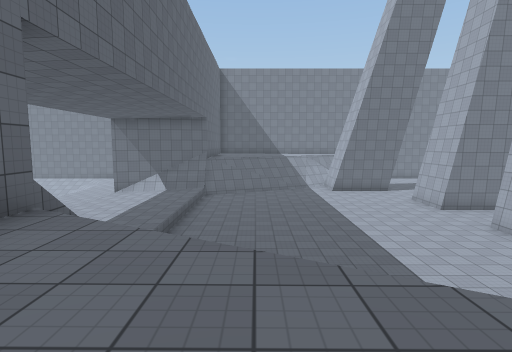
[1] (above)

21 first-person views from a walk through a 3-D level made in the Unity game engine. The camera is 1.4 m above the floor, tilts 6° down and sees 80° across. The floor is counted in squares, 2 m on a side. Each view is taken from the middle of a square. On the plan, view 1 faces up. The plan holds only what a view shows up to about 10 squares ahead; the rest is blank. The place goes on beyond the plan. The player is left out. Some surface patterns are stand-ins.

[2]
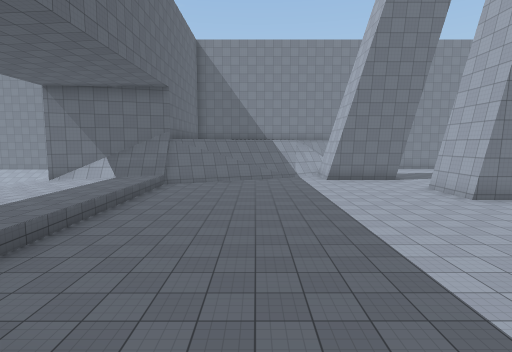

[3]
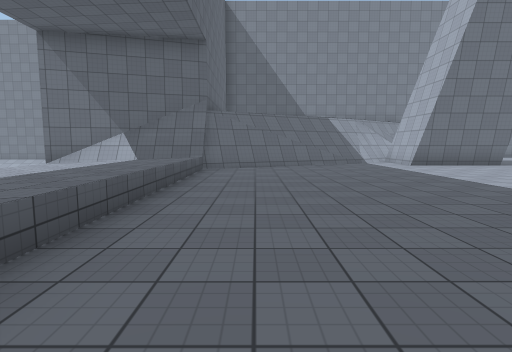

[4]
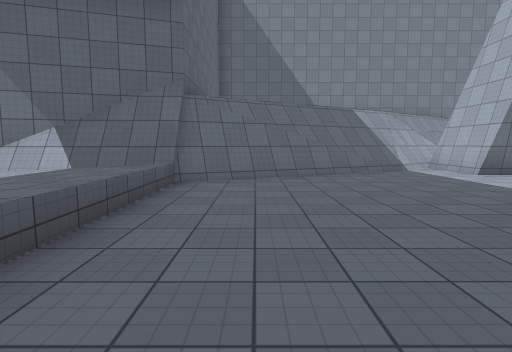

[5]
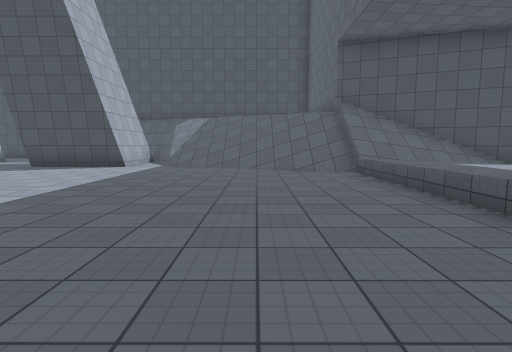

[6]
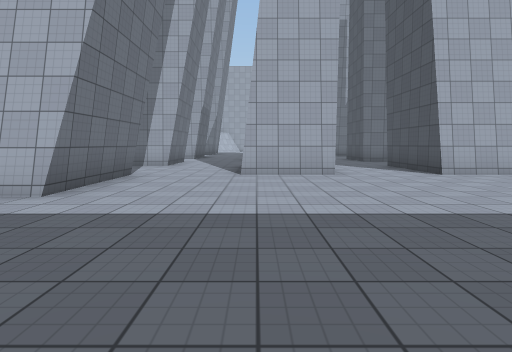

[7]
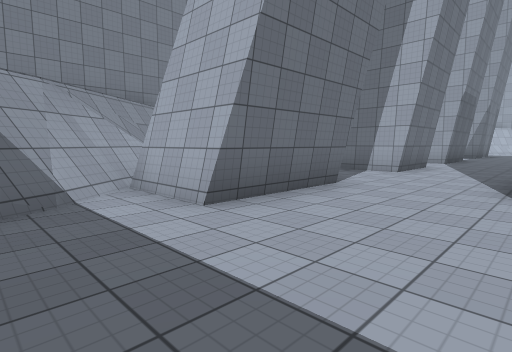

[8]
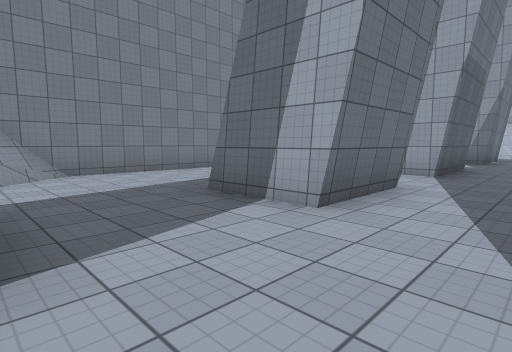

[9]
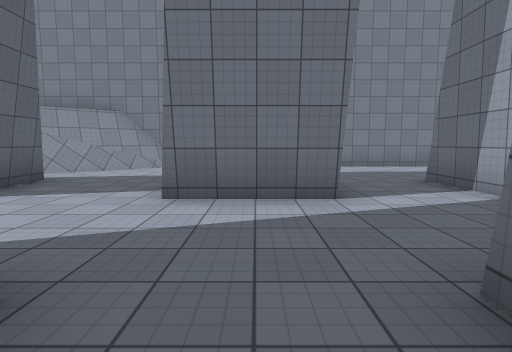

[10]
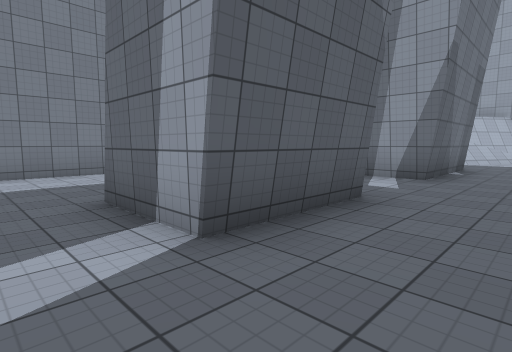

[11]
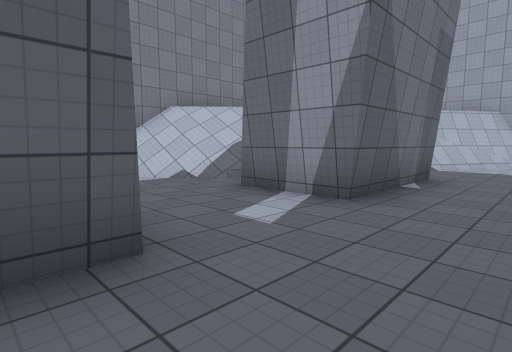

[12]
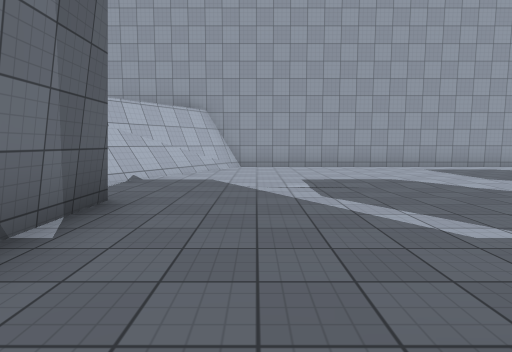

[13]
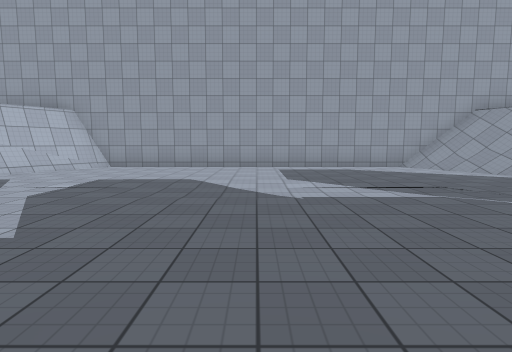

[14]
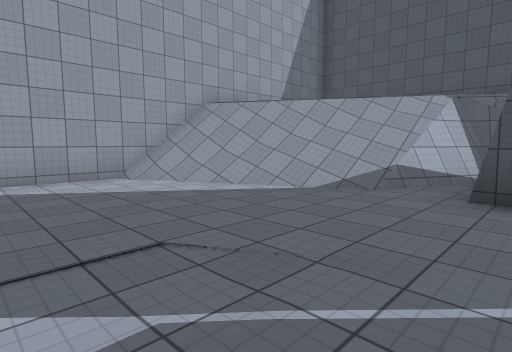

[15]
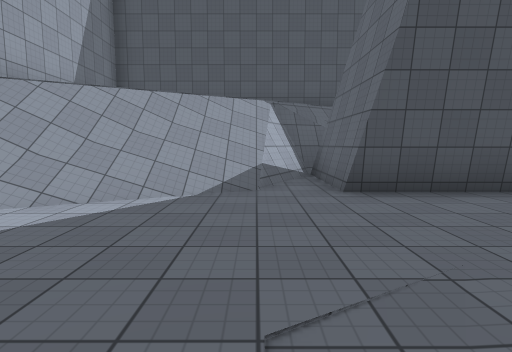

[16]
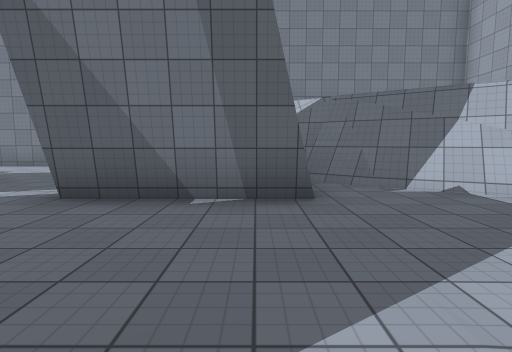

[17]
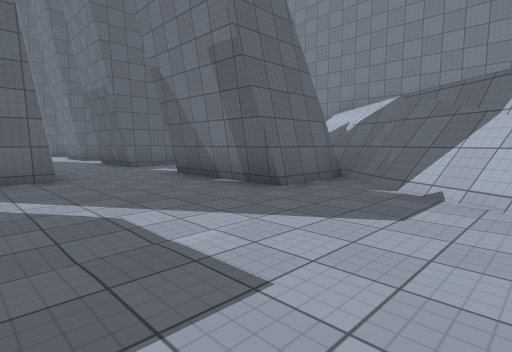

[18]
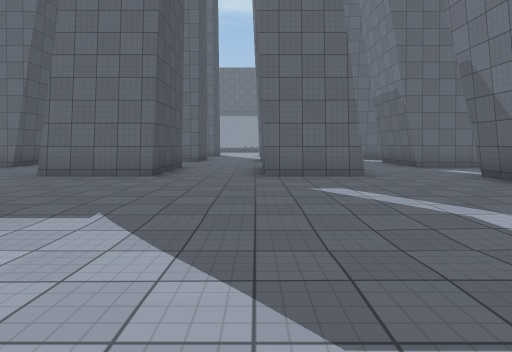

[19]
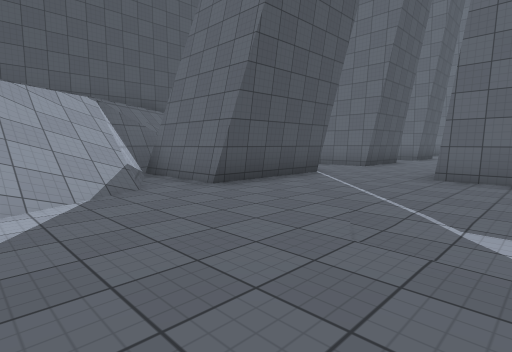

[20]
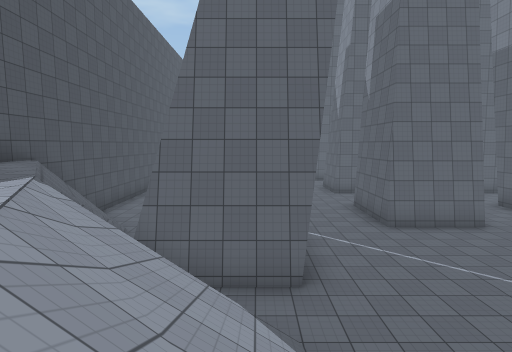

[21]
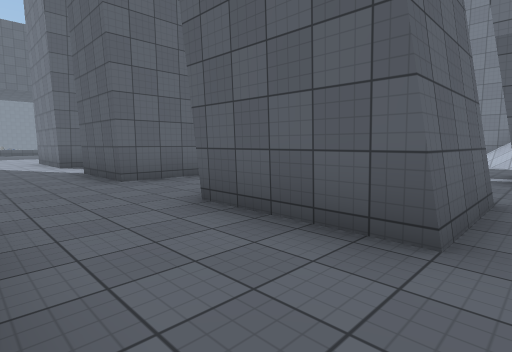

### Floor plan
Key: @ floor where view 1 was taken; # wall or solid block; . main floor; : floor 3.5 m higher than the main floor; / step, stairs or slope; = window, fence, low wall or low ledge; ^ raised ledge; v drop or lower ground.
Columns run from 5 left of view 1 to 29 right of it. Each row starts with its distance up from view 1.
 22         ##########################
 21            ##/........ ////       #
 20          =#//.... ......////      #
 19         :==/..... .......////:    #
 18        ###  ....  ..  ....  ##:   #
 17       ####  #..#  ..##...######v  #
 16    ####..####..###..##...###...##/#
 15 ####............................/##
 14 ^^^...............................#
 13 ^^^.........#   .###.   #.........#
 12 ^^^.........# ##.# #..  #.........#
 11 ^^^.........###..###..###.........#
 10 ^^^...............................#
  9 ^^^.............    ..............#
  8  ^^.........####      ###.........#
  7 ^^^.........#         ###.........#
  6 ^^^.........          ............#
  5 ^^^//........        ...........//#
  4 ##^/////.....        .........////#
  3   #///// ####        #...###.=////#
  2    :://                    #////: #
  1     :::                    ##/:   #
  0      @                 ..==#=:    #
 -1                       ../#=::     #
 -2                       ############

Positions as (right, up) in squares from view 1, and headings:
1: (0, 0), facing up
2: (1, 3), facing up
3: (-1, 6), facing up
4: (-1, 9), facing up
5: (0, 13), facing down
6: (0, 13), facing right
7: (2, 13), facing up-right
8: (7, 14), facing up-right
9: (11, 12), facing up
10: (13, 14), facing up-right
11: (16, 14), facing up-right
12: (19, 14), facing right
13: (19, 10), facing right
14: (22, 8), facing down-right
15: (24, 8), facing down
16: (22, 12), facing up
17: (26, 12), facing up-left
18: (26, 11), facing left
19: (26, 8), facing down-left
20: (27, 3), facing left
21: (20, 9), facing up-left
